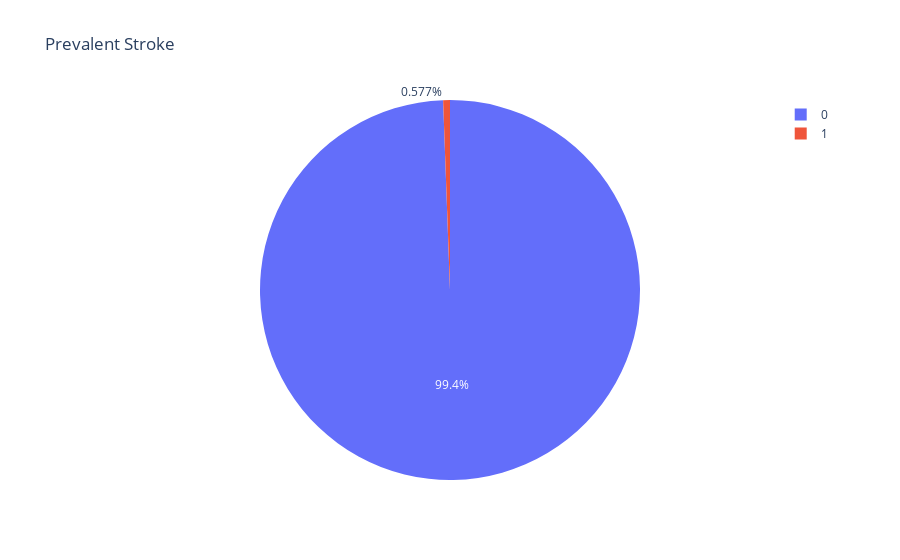

The notebook cell saved with this chart:
### Code cell
plt = px.pie(df_cleaned, names='prevalentStroke', title="Prevalent Stroke")
plt.show()

### Figure 1 — Plotly figure (JSON) as saved in the notebook; plotly's stock layout.template omitted (floating-point values rounded to 4 significant figures; data arrays with more than 128 entries replaced by an {"elided": "..."} marker saying what was removed)
{"data": [{"domain": {"x": [0, 1], "y": [0, 1]}, "hovertemplate": "prevalentStroke=%{label}<extra></extra>", "labels": {"elided": "3637 int values"}, "legendgroup": "", "name": "", "showlegend": true, "type": "pie"}], "layout": {"legend": {"tracegroupgap": 0}, "title": {"text": "Prevalent Stroke"}}}
